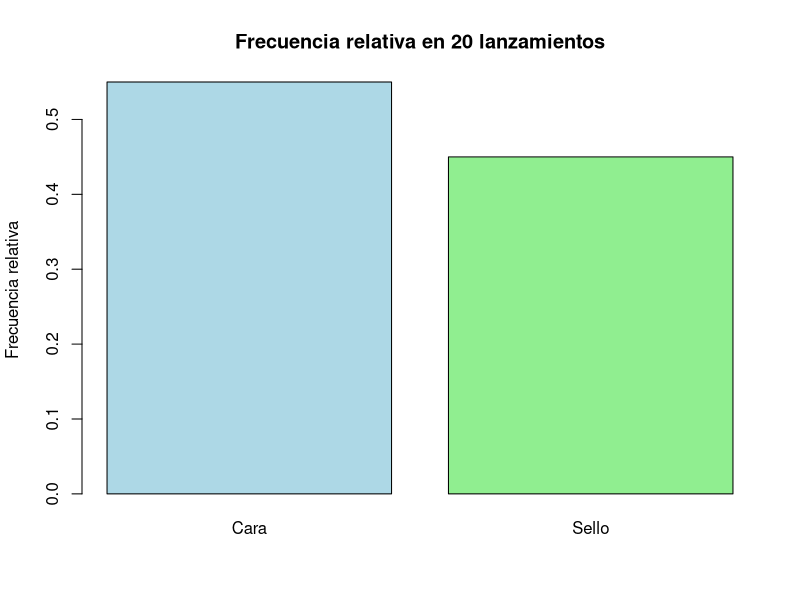
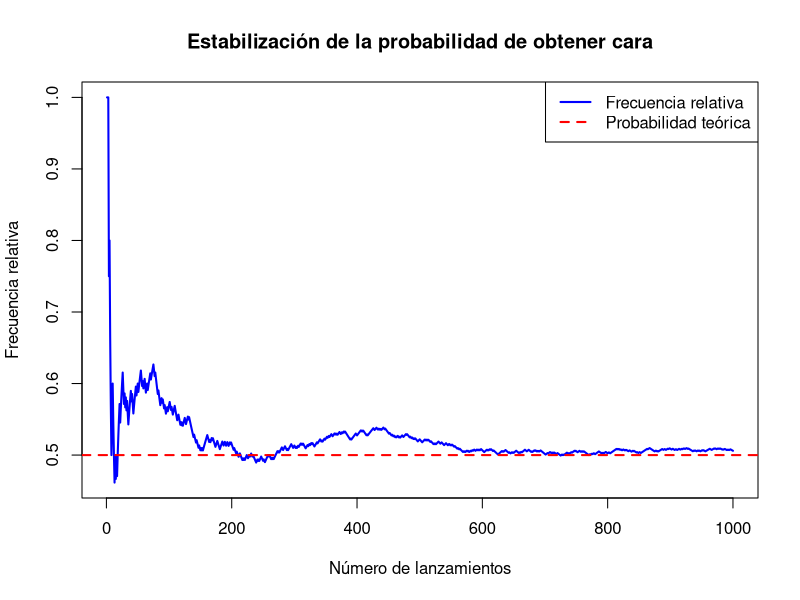

The R source for these figures, in order:
## ---- chunk 1
dado <- 1:6
evento_par <- dado[dado %% 2 == 0]

prob_par <- length(evento_par) / length(dado)
prob_par
## ---- chunk 2
total_piezas <- 10
defectuosas <- 2

prob_defectuosa <- defectuosas / total_piezas
prob_defectuosa
## ---- chunk 3
estados <- c("Normal", "Falla leve", "Falla crítica")
fallas <- c("Falla leve", "Falla crítica")

prob_falla <- length(fallas) / length(estados)
prob_falla
## ---- chunk 4
set.seed(123)

moneda <- c("Cara", "Sello")
lanzamientos <- sample(moneda, size = 20, replace = TRUE)

lanzamientos
## ---- chunk 5
tabla_moneda <- table(lanzamientos)
tabla_moneda
## ---- chunk 6
prop.table(tabla_moneda)
## ---- chunk 7
barplot(prop.table(tabla_moneda),
        col = c("lightblue", "lightgreen"),
        main = "Frecuencia relativa en 20 lanzamientos",
        ylab = "Frecuencia relativa")
## ---- chunk 8
set.seed(123)

n <- 1000
lanzamientos <- sample(moneda, size = n, replace = TRUE)
cara <- ifelse(lanzamientos == "Cara", 1, 0)

frecuencia_relativa <- cumsum(cara) / (1:n)

plot(frecuencia_relativa,
     type = "l",
     col = "blue",
     lwd = 2,
     main = "Estabilización de la probabilidad de obtener cara",
     xlab = "Número de lanzamientos",
     ylab = "Frecuencia relativa")
abline(h = 0.5, col = "red", lwd = 2, lty = 2)
legend("topright",
       legend = c("Frecuencia relativa", "Probabilidad teórica"),
       col = c("blue", "red"),
       lty = c(1,2),
       lwd = 2)
## ---- chunk 9
p_defectuosa <- 0.2
p_no_defectuosa <- 1 - p_defectuosa

p_no_defectuosa
## ---- chunk 10
p_laptop <- 0.40
p_tablet <- 0.30
p_ambos <- 0.10

p_laptop_o_tablet <- p_laptop + p_tablet - p_ambos
p_laptop_o_tablet
## ---- chunk 11
total <- 50
electrica <- 8
mecanica <- 5
ambas <- 2

p_electrica <- electrica / total
p_mecanica <- mecanica / total
p_ambas <- ambas / total

p_union <- p_electrica + p_mecanica - p_ambas
p_sin_falla <- 1 - p_union

c(p_electrica = p_electrica,
  p_mecanica = p_mecanica,
  p_union = p_union,
  p_sin_falla = p_sin_falla)
